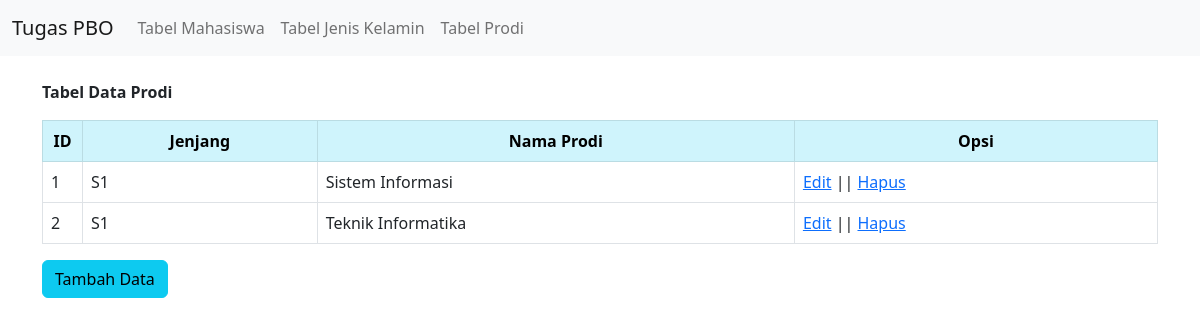
The page /T-Prodi.php on the database its author committed.
### tables this page shows
CREATE TABLE `tbl_prodi` (
  `id_prodi` int(11) NOT NULL,
  `jenjang` varchar(255) NOT NULL,
  `nama_prodi` varchar(255) NOT NULL
);

### T-Prodi.php (the view, shortened to what this page needs)
<!doctype html>
<html lang="en">
  <head>
    <link rel="stylesheet" type="text/css" href="css/bootstrap.min.css">
  </head>
  <body>
        <nav class="navbar navbar-expand-lg bg-light">
        <div class="container-fluid">
            <a class="navbar-brand" href="index.php">Tugas PBO</a>
            <div class="collapse navbar-collapse" id="navbarNav">
            <ul class="navbar-nav">
                <li class="nav-item">
                <a class="nav-link" href="T-Mhs.php">Tabel Mahasiswa</a>
                </li>
                <li class="nav-item">
                <a class="nav-link" href="T-JK.php">Tabel Jenis Kelamin</a>
                </li>
                <li class="nav-item">
                <a class="nav-link" href="T-Prodi.php">Tabel Prodi</a>
                </li>
            </ul>
            </div>
        </div>
        </nav>
    <div class="container">
        <br><p class="fw-bold">Tabel Data Prodi</p>
        <table class="table table-bordered" width="50%">
            <thead>
                <tr class="table-info" style="text-align:center">
                    <th scope="col" width="40px">ID</th>
                    <th scope="col">Jenjang</th>
                    <th scope="col">Nama Prodi</th>
                    <th scope="col">Opsi</th>
                </tr>
            </thead>
            <?php
            include 'koneksi.php';
            $query = "SELECT * FROM tbl_prodi;";
            $select = mysqli_query($conn, $query);
            while($hasil = mysqli_fetch_array($select)){
            ?>
            <tbody>
                <td><?php echo $hasil['id_prodi'] ?></td>
                <td><?php echo $hasil['jenjang'] ?></td>
                <td><?php echo $hasil['nama_prodi'] ?></td>
                <td>
                    <a href="edit-T-Prodi.php?id_prodi=<?php echo $hasil['id_prodi'] ?>">Edit</a> ||
                    <a href="delete-T-Prodi.php?id_prodi=<?php echo $hasil['id_prodi'] ?>">Hapus</a>
                </td>
                <?php } ?>
            </tbody>
        </table>
        <a class="btn btn-info" href="form-input-prodi.php" role="button">Tambah Data</a>
    </div>
  </body>
</html>

### rows shown on the page
tbl_prodi: id_prodi "1", jenjang "S1", nama_prodi "Sistem Informasi"
tbl_prodi: id_prodi "2", jenjang "S1", nama_prodi "Teknik Informatika"
